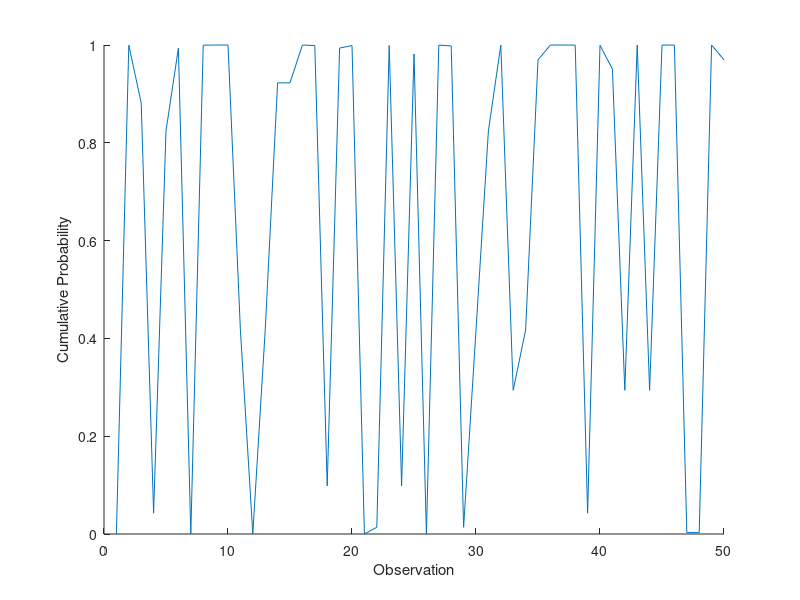

MATLAB code to generate this figure: (Note: this script raises an error after producing the figure.)

%%
clear 
clc
%% Slettes
lambda = randi(30,50,1);
date = (1:50)';

x = 10;
y = poisscdf(x, lambda);
prob = 1 - y;

figure
line(date,prob)
xlabel('Observation')
ylabel('Cumulative Probability')

%% 
% Set dates interval
t1 = datetime(2020,03,26,8,0,0);
t2 = datetime(2021,07,3,8,0,0);
Date = (t1:t2);
T0 = 120;
T = 464;
date = Date(T0+1:T+1); 

%import lambda values
lambda = xlsread('/Users/krmmm/Documents/Dokumenter_Mac/MATLAB/PARX_1/Prefered_PARX_model_forecast/Resultater_PARX/lambda_f_PARX_VaR.xlsx');    
%%
%Estimating probability of P(Y > x|lambda) (The probability that tomorrows
%realized value, Y, is greater than the value x given our estimated lambda.

%Setting the parameter limit of interest, x, (prob that Y is smaller than x)
x = 10;
P = poisscdf(x, lambda(T0+1:T+1));
%Convert to greater than x rather then below to estimate the predicted risk
%of getting a value higher than x. 
prob = 1 - P;

%Plotting our results. 
figure
line(date,prob, 'LineWidth', 0.8)  %Linewidth is adjusted to be thicker than standard  
xlabel('Date', 'FontSize', 14)
ylabel('Cumulative Probability', 'FontSize', 14)

ax = gca;
ax.YColor = 'k';
ax.FontSize = 14; 

grid minor

saveas(gcf,'/Users/krmmm/Documents/Dokumenter_Mac/MATLAB/PARX_1/Figurer/VaR_10.png')

%% Same plot with quantiles

alpha = 0,025;
Q = poisscdf(alpha,lambda(T0+1:T+1))
